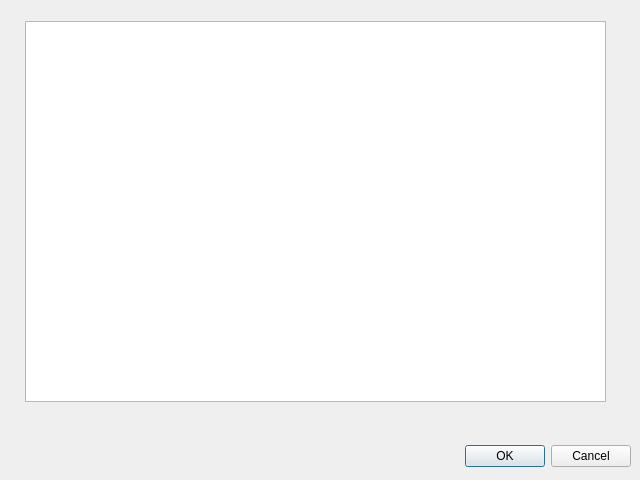
<?xml version="1.0" encoding="UTF-8"?>
<ui version="4.0">
 <class>Dialog</class>
 <widget class="QDialog" name="Dialog">
  <property name="geometry">
   <rect>
    <x>0</x>
    <y>0</y>
    <width>640</width>
    <height>480</height>
   </rect>
  </property>
  <property name="windowTitle">
   <string>Решение</string>
  </property>
  <widget class="QDialogButtonBox" name="buttonBox">
   <property name="geometry">
    <rect>
     <x>10</x>
     <y>440</y>
     <width>621</width>
     <height>32</height>
    </rect>
   </property>
   <property name="orientation">
    <enum>Qt::Horizontal</enum>
   </property>
   <property name="standardButtons">
    <set>QDialogButtonBox::Cancel|QDialogButtonBox::Ok</set>
   </property>
  </widget>
  <widget class="QListWidget" name="listWidget">
   <property name="geometry">
    <rect>
     <x>25</x>
     <y>21</y>
     <width>581</width>
     <height>381</height>
    </rect>
   </property>
  </widget>
 </widget>
 <resources/>
 <connections>
  <connection>
   <sender>buttonBox</sender>
   <signal>accepted()</signal>
   <receiver>Dialog</receiver>
   <slot>accept()</slot>
   <hints>
    <hint type="sourcelabel">
     <x>248</x>
     <y>254</y>
    </hint>
    <hint type="destinationlabel">
     <x>157</x>
     <y>274</y>
    </hint>
   </hints>
  </connection>
  <connection>
   <sender>buttonBox</sender>
   <signal>rejected()</signal>
   <receiver>Dialog</receiver>
   <slot>reject()</slot>
   <hints>
    <hint type="sourcelabel">
     <x>316</x>
     <y>260</y>
    </hint>
    <hint type="destinationlabel">
     <x>286</x>
     <y>274</y>
    </hint>
   </hints>
  </connection>
 </connections>
</ui>
